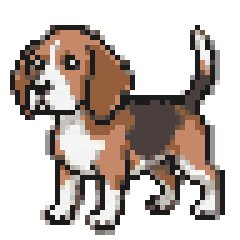
#> input picture assets/designs/bailey.png, 48 x 48 px, given in place of img-000.png, which was not available (shown 5 times larger)
$ python import_designs.py ../assets/designs/bailey.png
#> lines starting #> are read from the running program, lines starting #| are printed output that depends on the picture; pictures that were not available may be replaced by others from this repository, and a replacement may not be noted
"""One-off helper: turns the artwork in My-Woofie_designs.pdf into clean pixel-art base sprites.

Usage: python tools/import_designs.py path/to/My-Woofie_designs.pdf
Requires: pillow, numpy and poppler's pdfimages. The generated PNGs in assets/designs/ are
committed to the repo, so you only need to run this again if the source artwork changes.
"""
import os
import subprocess
import sys
import tempfile
from collections import deque

import numpy as np
from PIL import Image

CANVAS = 48
OUTLINE = (27, 27, 27)
OUT_DIR = os.path.join(os.path.dirname(os.path.abspath(__file__)), "..", "assets", "designs")
# PDF page order -> (avatar id, approximate source cell size in pixels, palette size)
DESIGNS = [("bailey", 8.5, 26), ("benny", 16.0, 22), ("snow", 17.5, 12)]


def grid_phase(profile, cell):
    best, best_phase = -1.0, 0.0
    for phase in np.arange(0, cell, 0.25):
        idx = (phase + cell * np.arange(int((len(profile) - phase) / cell))).round().astype(int)
        score = profile[idx[idx < len(profile)]].mean()
        if score > best:
            best, best_phase = score, phase
    return best_phase


def flood_background(is_bg):
    h, w = is_bg.shape
    edge = {(y, x) for y in range(h) for x in (0, w - 1)} | {(y, x) for x in range(w) for y in (0, h - 1)}
    queue, seen = deque(edge), np.zeros((h, w), bool)
    while queue:
        y, x = queue.popleft()
        if 0 <= y < h and 0 <= x < w and not seen[y, x] and is_bg[y, x]:
            seen[y, x] = True
            queue.extend(((y + 1, x), (y - 1, x), (y, x + 1), (y, x - 1)))
    return seen


def convert(path, name, cell, colors):
#> called with name = 'bailey', cell = 8.5, colors = 26
    src = Image.open(path).convert("RGB")
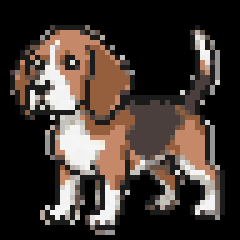
#> src: PIL image 48x48 RGB (shown 5 times larger); mean R, G, B 65.1, 55.2, 49.5
    full = np.asarray(src, dtype=int)
    ys, xs = np.where(full.min(axis=2) < 200)
#> ys = 2129 values from 0 to 47; xs = 2129 values, max 47 at index 47, min 0 at index 0, mean 23.9
    crop = src.crop((xs.min(), ys.min(), xs.max() + 1, ys.max() + 1))
    palette = np.asarray(crop, dtype=int)
    h, w, _ = palette.shape
#> h = 48; w = 48
    gray = np.asarray(crop.convert("L"), dtype=float)
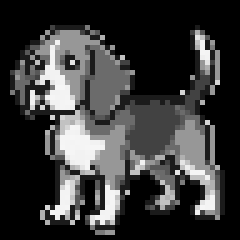
#> gray: shape (48, 48) float64 (shown 5 times larger); min 0, max 246, mean 57.4
    ph_x = grid_phase(np.abs(np.diff(gray, axis=1)).sum(axis=0), cell)
#> the loop in grid_phase, `for phase in np.arange(0, cell, 0.25):` made 34 passes
#> (idx, score, best, best_phase) on passes 1, 2, 22, 25, 31, 32, 33, 34: ([0, 8, 17, 26, 34], 1463, 1463, 0), ([0, 9, 17, 26, 34], 1487.8, 1487.8, 0.25), ([5, 14, 22, 31], 1502.8, 1502.8, 5.25), ([6, 14, 23, 32], 1507.8, 1507.8, 6), ([8, 16, 24, 33], 1649, 1649, 7.5), ([8, 16, 25, 33], 1650.2, 1650.2, 7.75), ([8, 16, 25, 34], 1855.5, 1855.5, 8), ([8, 17, 25, 34], 2036.8, 2036.8, 8.25)
#> (idx, score) on passes 3 to 8: ([0, 9, 18, 26, 34], 1433), ([1, 9, 18, 26, 35], 1466.8), ([1, 10, 18, 26, 35], 1331), ([1, 10, 18, 27, 35], 1275.6), ([2, 10, 18, 27, 36], 1249.4), ([2, 10, 19, 27, 36], 1141.8)
#> after the loop in grid_phase, `for phase in np.arange(0, cell, 0.25):`: best = 2036.8; best_phase = 8.25
#> ph_x = 8.25
    ph_y = grid_phase(np.abs(np.diff(gray, axis=0)).sum(axis=1), cell)
#> the loop in grid_phase (call 2), `for phase in np.arange(0, cell, 0.25):` made 34 passes
#> (idx, score, best, best_phase) on passes 1, 2, 3, 20, 30: ([0, 8, 17, 26, 34], 970.4, 970.4, 0), ([0, 9, 17, 26, 34], 1060.4, 1060.4, 0.25), ([0, 9, 18, 26, 34], 1111.8, 1111.8, 0.5), ([5, 13, 22, 30], 1245.8, 1245.8, 4.75), ([7, 16, 24, 33], 1318.8, 1318.8, 7.25)
#> (idx, score) on passes 4 to 9: ([1, 9, 18, 26, 35], 858.2), ([1, 10, 18, 26, 35], 807.8), ([1, 10, 18, 27, 35], 775), ([2, 10, 18, 27, 36], 732.6), ([2, 10, 19, 27, 36], 603), ([2, 10, 19, 28, 36], 562)
#> ph_y = 7.25

    cols = range(-1, int(np.ceil((w - ph_x) / cell)) + 1)
    rows = range(-1, int(np.ceil((h - ph_y) / cell)) + 1)
    grid = {}
    for r in rows:
        for c in cols:
            x0, x1 = ph_x + c * cell, ph_x + (c + 1) * cell
            y0, y1 = ph_y + r * cell, ph_y + (r + 1) * cell
            cx0, cx1, cy0, cy1 = max(0, x0), min(w, x1), max(0, y0), min(h, y1)
            if (cx1 - cx0) * (cy1 - cy0) < 0.4 * cell * cell:
                continue
            m = 0.2 * cell if (cx1 - cx0 >= cell - 1e-6 and cy1 - cy0 >= cell - 1e-6) else 0
            block = palette[int(cy0 + m):max(int(cy0 + m) + 1, int(cy1 - m)),
                            int(cx0 + m):max(int(cx0 + m) + 1, int(cx1 - m))].reshape(-1, 3)
            if block.size == 0:
                continue
            grid[(r, c)] = tuple(int(v) for v in np.median(block, axis=0))
#> after the loop, grid = 36 items
    r_min, r_max = min(k[0] for k in grid), max(k[0] for k in grid)
#> r_min = -1; r_max = 4
    c_min, c_max = min(k[1] for k in grid), max(k[1] for k in grid)
#> c_min = -1; c_max = 4
    gh, gw = r_max - r_min + 1, c_max - c_min + 1
#> gh = 6; gw = 6
    cells = np.full((gh, gw, 3), 255, int)
    for (r, c), color in grid.items():
        cells[r - r_min, c - c_min] = color
#> this loop made 36 passes
#> (r, c, color) on passes 1 to 12: (-1, -1, (0, 0, 0)), (-1, 0, (0, 0, 0)), (-1, 1, (0, 0, 0)), (-1, 2, (0, 0, 0)), (-1, 3, (0, 0, 0)), (-1, 4, (0, 0, 0)), (0, -1, (0, 0, 0)), (0, 0, (197, 137, 105)), (0, 1, (149, 95, 62)), (0, 2, (0, 0, 0)), (0, 3, (0, 0, 0)), (0, 4, (0, 0, 0))
    tidy = Image.fromarray(cells.astype(np.uint8), "RGB").quantize(
        colors=colors, method=Image.Quantize.MEDIANCUT, kmeans=3, dither=Image.Dither.NONE).convert("RGB")
    cells = np.asarray(tidy, dtype=int)
    is_bg = (cells.min(axis=2) >= 215) & ((cells.max(axis=2) - cells.min(axis=2)) < 30)
#> is_bg = [[False, False, False, False, False, False], [False, False, False, False, False, False], [False, True, False, False, False, False], [False, False, False, False, False, False], [False, False, False, False, False, False], [False, False, False, False, False, False]]
    background = flood_background(is_bg)
#> background = [[False, False, False, False, False, False], [False, False, False, False, False, False], [False, False, False, False, False, False], [False, False, False, False, False, False], [False, False, False, False, False, False], [False, False, False, False, False, False]]

    out = np.zeros((CANVAS, CANVAS, 4), np.uint8)
    ox, oy = (CANVAS - gw) // 2, CANVAS - gh - 1
#> ox = 21; oy = 41
    for y in range(gh):
        for x in range(gw):
            if background[y, x] or (r_min + y, c_min + x) not in grid:
                continue
            color = cells[y, x]
            if 0.299 * color[0] + 0.587 * color[1] + 0.114 * color[2] < 62:
                color = OUTLINE
            out[oy + y, ox + x] = (*color, 255)
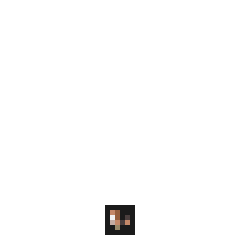
#> out: shape (48, 48, 4) (shown 5 times larger); mean of channels 0, 1, 2, 3 1, 0.9, 0.8, 4; transparent parts drawn white
    os.makedirs(OUT_DIR, exist_ok=True)
    Image.fromarray(out, "RGBA").save(os.path.join(OUT_DIR, name + ".png"))
    print(name, (gw, gh))
#| bailey (6, 6)


def main(pdf):
    with tempfile.TemporaryDirectory() as tmp:
        subprocess.run(["pdfimages", "-png", pdf, os.path.join(tmp, "img")], check=True)
        for index, (name, cell, colors) in enumerate(DESIGNS):
            convert(os.path.join(tmp, f"img-{index:03d}.png"), name, cell, colors)
#> pass 2 of the loop in main, `for index, (name, cell, colors) in enumerate(DESIGNS):`:
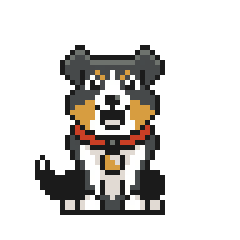
#> input picture assets/designs/benny.png, 48 x 48 px, given in place of img-001.png, which was not available (shown 5 times larger)
#> ys = 2147 values from 0 to 47; xs = 2147 values, max 47 at index 47, min 0 at index 0, mean 23.62
#> in convert (call 2), `gray = np.asarray(crop.convert("L"), dtype=float)`:
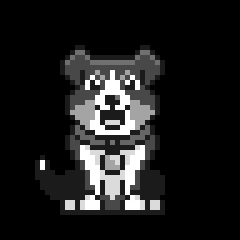
#> gray: shape (48, 48) float64 (shown 5 times larger); min 0, max 255, mean 28.9
#> ph_x = 7.5
#> ph_y = 15.25
#> after the loop in convert (call 2), `for r in rows:`: grid = 12 items
#> r_max = 1
#> c_max = 2
#> gh = 3; gw = 4
#> the loop in convert (call 2), `for (r, c), color in grid.items():` made 12 passes
#> is_bg = [[False, False, False, False], [False, False, False, False], [False, False, False, False]]
#> background has the same summary as is_bg
#> ox = 22; oy = 44
#> after the loop in convert (call 2), `for y in range(gh):`:
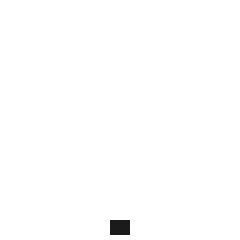
#> out: shape (48, 48, 4) (shown 5 times larger); mean of channels 0, 1, 2, 3 0.1, 0.1, 0.1, 1.3; transparent parts drawn white
#| benny (4, 3)


if __name__ == "__main__":
    main(sys.argv[1])
